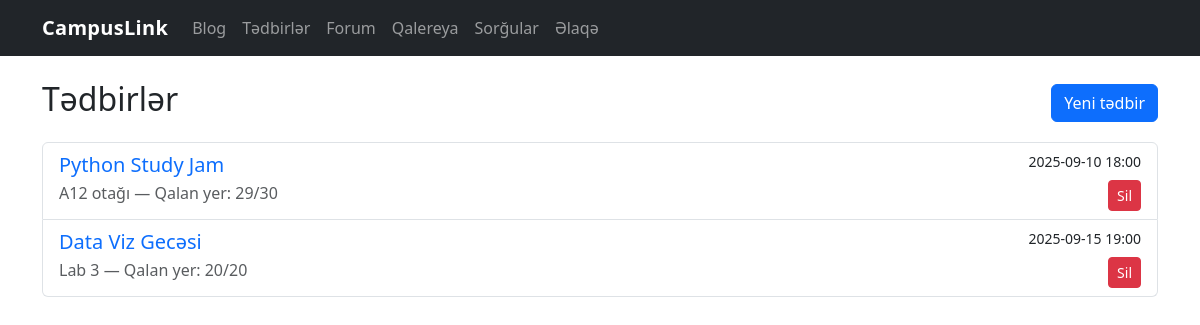
/events/, run on an earlier commit of the app's database.
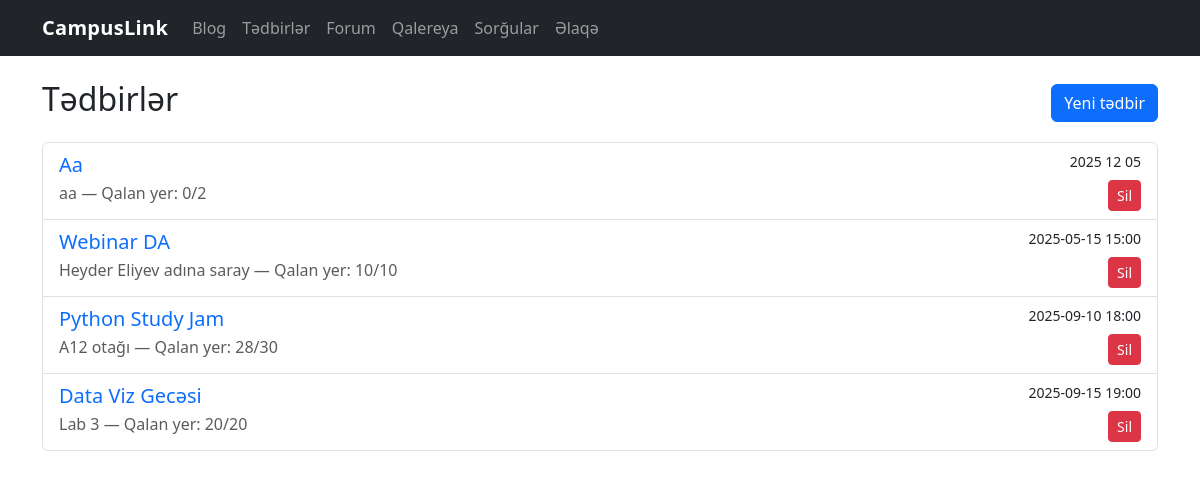
And on a later commit of the database.
### tables this page shows
CREATE TABLE events (
            id INTEGER PRIMARY KEY AUTOINCREMENT,
            title TEXT NOT NULL,
            date TEXT NOT NULL,
            location TEXT NOT NULL,
            description TEXT NOT NULL,
            capacity INTEGER NOT NULL DEFAULT 100
        );

### events.py (the view)
@bp.route("/")
def list_events():
    db = get_db()
    rows = db.execute("SELECT * FROM events ORDER BY date ASC").fetchall()
    final_events = []
    for event in rows:
        count = db.execute(
            "SELECT COUNT(*) FROM event_registrations WHERE event_id = ?",
            (event["id"],)
        ).fetchone()[0]
        remaining = max(0, event["capacity"] - count)
        event_dict = dict(event)
        event_dict["remaining"] = remaining
        final_events.append(event_dict)
    return render_template("events/list.html", events=final_events)

### database.py (called while the page is built)
def get_db():
    if "db" not in g:
        g.db = sqlite3.connect(DB_PATH)
        g.db.row_factory = sqlite3.Row
    return g.db

### polls.py (called while the page is built)
@bp.before_app_request
def ensure_session():
    session.permanent = True
    if "voter_id" not in session:
        session["voter_id"] = secrets.token_hex(8)  # məsələn: 'a3f9c1e2...'
    return None

### templates/events/list.html (shortened to what this page needs)
{% extends "base.html" %}
{% block content %}
<div class="d-flex justify-content-between align-items-center mb-3">
  <h2>Tədbirlər</h2>
  <a href="{{ url_for('events.create_event') }}" class="btn btn-primary">Yeni tədbir</a>
</div>
<div class="list-group">
  {% for e in events %}
    <div class="list-group-item">
      <div class="d-flex justify-content-between align-items-center">
        <div>
          <a href="{{ url_for('events.detail', event_id=e['id']) }}" class="text-decoration-none">
            <h5 class="mb-1">{{ e["title"] }}</h5>
          </a>
          <p class="mb-1 text-muted">{{ e["location"] }} — Qalan yer: {{ e["remaining"] }}/{{ e["capacity"] }}</p>
        </div>
        <div class="text-end">
          <small class="d-block mb-2">{{ e["date"] }}</small>
          <button class="btn btn-danger btn-sm" type="button" data-bs-toggle="collapse" data-bs-target="#deleteForm{{ e['id'] }}" aria-expanded="false" aria-controls="deleteForm{{ e['id'] }}">
            Sil
          </button>
        </div>
      </div>
    </div>
  {% else %}
    <p>Hələ tədbir yoxdur.</p>
  {% endfor %}
</div>
{% endblock %}

### templates/base.html (shortened to what this page needs)
<!doctype html>
<html lang="az">
  <head>
    <link href="https://cdn.jsdelivr.net/npm/bootstrap@5.3.3/dist/css/bootstrap.min.css" rel="stylesheet">
    <link href="{{ url_for('static', filename='style.css') }}" rel="stylesheet">
  </head>
  <body>
    <nav class="navbar navbar-expand-lg navbar-dark bg-dark">
      <div class="container">
        <a class="navbar-brand" href="{{ url_for('index') }}">CampusLink</a>
        <div id="nav" class="collapse navbar-collapse">
          <ul class="navbar-nav me-auto mb-2 mb-lg-0">
            <li class="nav-item"><a class="nav-link" href="{{ url_for('blog.list_posts') }}">Blog</a></li>
            <li class="nav-item"><a class="nav-link" href="{{ url_for('events.list_events') }}">Tədbirlər</a></li>
            <li class="nav-item"><a class="nav-link" href="{{ url_for('forum.list_topics') }}">Forum</a></li>
            <li class="nav-item"><a class="nav-link" href="{{ url_for('gallery.grid') }}">Qalereya</a></li>
            <li class="nav-item"><a class="nav-link" href="{{ url_for('polls.list_polls') }}">Sorğular</a></li>
            <li class="nav-item"><a class="nav-link" href="{{ url_for('feedback.contact') }}">Əlaqə</a></li>
          </ul>
        </div>
      </div>
    </nav>
    <main class="container my-4">
      {% block content %}{% endblock %}
    </main>
  </body>
</html>

### static/style.css (style rules this page uses)
body { font-family: system-ui, -apple-system, "Segoe UI", Roboto, Ubuntu, "Helvetica Neue", Arial, "Noto Sans", "Apple Color Emoji", "Segoe UI Emoji"; }
.navbar-brand { font-weight: 700; letter-spacing: .3px; }

What changed in the data, as far as the page shows it:
added events: title "Aa", location "aa", remaining "0", capacity "2", date "2025 12 05"
added events: title "Webinar DA", location "Heyder Eliyev adına saray", remaining "10", capacity "10", date "2025-05-15 15:00"
computed for events "Python Study Jam": remaining "29" → "28"
